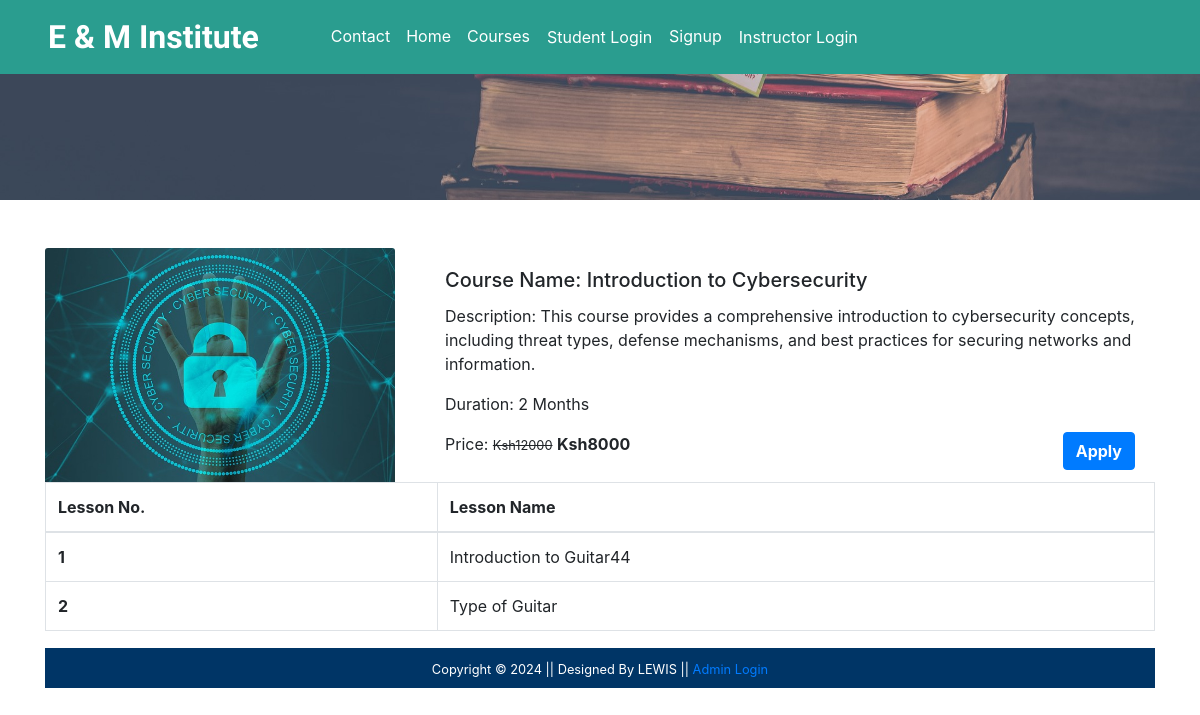
The page /coursedetails.php?course_id=8 on the database its author committed.
### tables this page shows
CREATE TABLE IF NOT EXISTS `course` (
  `course_id` int(11) NOT NULL AUTO_INCREMENT,
  `course_name` text NOT NULL,
  `course_desc` text NOT NULL,
  `course_author` varchar(255) NOT NULL,
  `course_img` text NOT NULL,
  `course_duration` text NOT NULL,
  `course_price` int(11) NOT NULL,
  `course_original_price` int(11) NOT NULL,
  PRIMARY KEY (`course_id`)
);

CREATE TABLE IF NOT EXISTS `lesson` (
  `lesson_id` int(11) NOT NULL AUTO_INCREMENT,
  `lesson_name` text NOT NULL,
  `lesson_desc` text NOT NULL,
  `lesson_link` text NOT NULL,
  `course_id` int(11) NOT NULL,
  `course_name` text NOT NULL,
  PRIMARY KEY (`lesson_id`)
);

### coursedetails.php (the view, shortened to what this page needs)
<?php
  include('./mainInclude/header.php');
?>
    <div class="container-fluid bg-dark">
      <div class="row">
        <img src="./image/coursebanner.jpg" alt="courses" style="height:200px; width:100%; object-fit:cover; box-shadow:10px;"/>
      </div>
    </div>
    <div class="container mt-5">
      <?php
          if(isset($_GET['course_id'])){
           $course_id = $_GET['course_id'];
           $sql = "SELECT * FROM course WHERE course_id = '$course_id'";
          $result = $conn->query($sql);
          if($result->num_rows > 0){
            while($row = $result->fetch_assoc()){
              echo '
                <div class="row">
                <div class="col-md-4">
                  <img src="'.str_replace('..', '.', $row['course_img']).'" class="card-img-top" alt="Guitar" />
                </div>
                <div class="col-md-8">
                  <div class="card-body">
                    <h5 class="card-title">Course Name: '.$row['course_name'].'</h5>
                    <p class="card-text"> Description: '.$row['course_desc'].'</p>
                    <p class="card-text"> Duration: '.$row['course_duration'].'</p>
                    <form action="checkout.php" method="post">
                      <p class="card-text d-inline">Price: <small><del>Ksh'.$row['course_original_price'].'</del></small> <span class="font-weight-bolder"> Ksh'.$row['course_price'].'<span></p>
                      <input type="hidden" name="id" value='. $row["course_price"] .'>
                      <button type="submit" class="btn btn-primary text-white font-weight-bolder float-right" name="buy">Apply</button>
                    </form>
                  </div>
                </div>
              ';
            }
          }
         }
        ?>
      </div>
      <div class="container">
          <div class="row">
          <?php $sql = "SELECT * FROM lesson";
                $result = $conn->query($sql);
                if($result->num_rows > 0){
          echo '
           <table class="table table-bordered table-hover">
             <thead>
               <tr>
                 <th scope="col">Lesson No.</th>
                 <th scope="col">Lesson Name</th>
               </tr>
             </thead>
             <tbody>';
             $num = 0;
             while($row = $result->fetch_assoc()){
              if($row['course_id'] == $course_id) {
               $num++;
              echo ' <tr>
               <th scope="row">'.$num.'</th>
               <td>'. $row["lesson_name"].'</td></tr>';
              }
             }
             echo '</tbody>
           </table>';
            } ?>
       </div>
      </div>
     <?php
  include('./mainInclude/footer.php');
?>

### mainInclude/header.php (shortened to what this page needs)
<!DOCTYPE html>
<html lang="en">
<head>
  <link rel="stylesheet" type="text/css" href="css/bootstrap.min.css">
  <link rel="stylesheet" type="text/css" href="css/all.min.css">
  <link rel="stylesheet" type="text/css" href="css/owl.min.css">
  <link rel="stylesheet" type="text/css" href="css/owl.theme.min.css">
  <link rel="stylesheet" type="text/css" href="css/testyslider.css">
  <link rel="stylesheet" type="text/css" href="./css/style.css" />
</head>
<body>
  <nav class="navbar navbar-expand-sm pl-5 fixed-top" style="background-color: #2A9D8F !important">
    <a href="index.php" class="navbar-brand">E & M Institute</a>
    <div class="collapse navbar-collapse" id="myMenu">
      <ul class="navbar-nav pl-5 custom-nav">
        <li class="nav-item custom-nav-item"><a href="#Contact" class="nav-link">Contact</a></li>
        <li class="nav-item custom-nav-item"><a href="index.php" class="nav-link">Home</a></li>
        <li class="nav-item custom-nav-item"><a href="courses.php" class="nav-link">Courses</a></li>
        <?php
        if (isset($_SESSION['is_login'])) {
          echo '<li class="nav-item custom-nav-item"><a href="student/studentProfile.php" class="nav-link">My Profile</a></li> <li class="nav-item custom-nav-item"><a href="logout.php" class="nav-link">Logout</a></li>';
        } else {
          echo '<li class="nav-item custom-nav-item"><a href="#login" class="nav-link btn" data-toggle="modal" data-target="#stuLoginModalCenter"> Student Login</a></li> <li class="nav-item custom-nav-item"><a href="#signup" class="nav-link" data-toggle="modal" data-target="#stuRegModalCenter">Signup</a></li>';
          echo '<li class="nav-item custom-nav-item"><a href="#" class="nav-link btn" data-toggle="modal" data-target="#instLoginModalCenter">Instructor Login</a></li> ';
        }
        ?>
      </ul>
    </div>
  </nav>

### mainInclude/footer.php (shortened to what this page needs)
 <footer class="container-fluid  text-center p-2" id="page-footer" >
    <small class="text-white">Copyright &copy; 2024 || Designed By LEWIS || <?php
          if (isset($_SESSION['is_admin_login'])){
            echo '<a href="admin/adminDashboard.php"> Admin Dashboard</a> <a href="logout.php">Logout</a>';
          }else {
            echo '<a href="#login" data-toggle="modal" data-target="#adminLoginModalCenter"> Admin Login</a>';
          }
    ?>
  </small>
 </footer>
  </body>
</html>

### css/style.css (style rules this page uses)
.navbar-brand { font-family: "Ubuntu", sans-serif; font-size: 2em; font-weight: bold; color: #fff; }
.custom-nav .custom-nav-item a { color: #fff !important; }
#page-footer { background-color: #003566; color: #fff; border-top: 1px solid #fff; }

### rows shown on the page
course: course_img (picture), course_name "Introduction to Cybersecurity", course_desc "This course provides a comprehensive introduction to cybersecurity concepts, including threat types, defense mechanisms, and best practices for securing networks and information.", course_duration "2 Months", course_original_price "12000", course_price "8000"
lesson: lesson_name "Introduction to Guitar44"
lesson: lesson_name "Type of Guitar"
